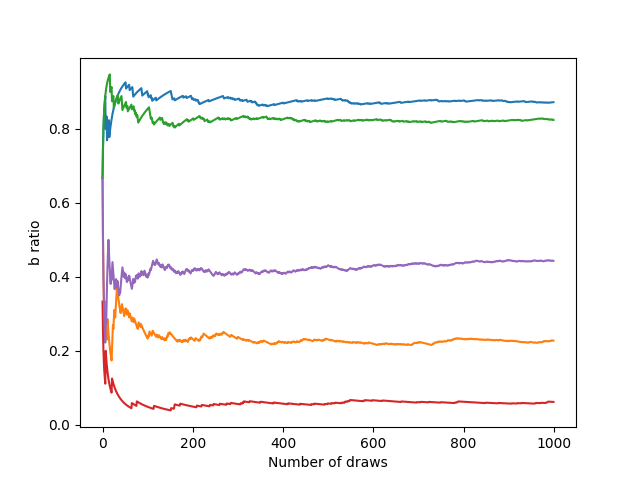

This chart was generated by the following Python code:
import numpy as np
import matplotlib.pyplot as plt 

def draw(N):
	"""
	N draws
	At each draw, increase +1 the ball with respective
	color that's drawn.
	Statistical fixed point -> converges to stable distribution
	path dependence
	"""
	b = 1
	w = 1
	t = b + w
	ratios = []
	for _ in range(N):
		draw_ball = np.random.choice(["b", "w"], p = np.array([b/t, w/t]))
		if draw_ball == "b":
			b += 1
		else:
			w += 1
		t += 1
		ratios.append(b/t)
	return ratios

if __name__ == "__main__":
	N = 1000
	runs = 5
	for _ in range(runs):
		ratios = draw(N)
		plt.plot(range(N), ratios)
		plt.xlabel("Number of draws")
		plt.ylabel("b ratio")
	#plt.show()
	plt.savefig("polya_urn.png")